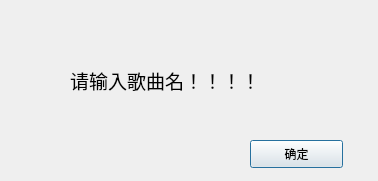
<?xml version="1.0" encoding="UTF-8"?>
<ui version="4.0">
 <class>Dialog</class>
 <widget class="QDialog" name="Dialog">
  <property name="geometry">
   <rect>
    <x>0</x>
    <y>0</y>
    <width>378</width>
    <height>181</height>
   </rect>
  </property>
  <property name="windowTitle">
   <string>Dialog</string>
  </property>
  <widget class="QLabel" name="label">
   <property name="geometry">
    <rect>
     <x>70</x>
     <y>60</y>
     <width>271</width>
     <height>41</height>
    </rect>
   </property>
   <property name="text">
    <string>&lt;html&gt;&lt;head/&gt;&lt;body&gt;&lt;p&gt;&lt;span style=&quot; font-size:14pt;&quot;&gt;请输入歌曲名！！！！&lt;/span&gt;&lt;/p&gt;&lt;/body&gt;&lt;/html&gt;</string>
   </property>
  </widget>
  <widget class="QPushButton" name="pushButton">
   <property name="geometry">
    <rect>
     <x>250</x>
     <y>140</y>
     <width>93</width>
     <height>28</height>
    </rect>
   </property>
   <property name="text">
    <string>确定</string>
   </property>
  </widget>
 </widget>
 <resources/>
 <connections/>
</ui>
